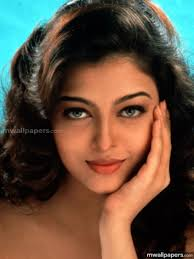
#> input picture ash_image.jpg, 194 x 259 px, found by its file name
$ jupyter execute --allow-errors openCV_practice.ipynb   (shell and % lines are left out)
#> lines starting #> are read from the running program, lines starting #| are printed output that depends on the picture; after the words box and inside, x2 and y2 are one past the last pixel; in counts of white or black regions, pixels touching at a corner belong together
**OpenCV-Python** is a library of Python bindings designed to solve computer vision problems. In this project, OpenCV is used for image classification.

### Imported necessary libraries

[cell 1]
import cv2 # importing openCV
import pandas as pd
import numpy as np
import matplotlib.pyplot as plt
import shutil  #This module contains functions for operating on files

### Loaded and displayed  image with OpenCV

[cell 2]
image=cv2.imread("ash_image.jpg") #Loaded image
#> image is the input picture: shape (259, 194, 3); mean B, G, R 63.6, 80, 99.6


#resize image
#resized_img=cv2.resize(img,(300,200))

#resized image
resized_img=cv2.resize(image,(int(image.shape[1]/2),int(image.shape[1]/2)))
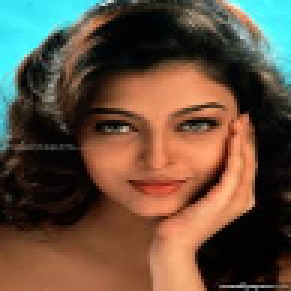
#> resized_img: shape (97, 97, 3) (shown 3 times larger); mean B, G, R 63.5, 79.9, 99.5
plt.imshow(resized_img)

###   Loaded harcascade xml files for face and eye detection

[cell 3]
#loaded face detected harcascade classifier.
face_cascade = cv2.CascadeClassifier('C:/Users/moush/Desktop/data_science_projects/haarcascade_frontalface_default.xml')

[cell 4]
gray_img = cv2.cvtColor(image, cv2.COLOR_BGR2GRAY) #changed the image color to gray
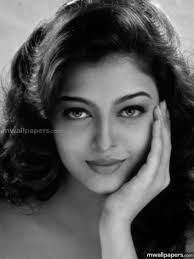
#> gray_img: shape (259, 194); min 0, max 248, mean 84
gray_img.shape
#> Out = (259, 194)

[cell 5]
plt.imshow(gray_img, cmap='gray') # gray version of original image

### Face detection

[cell 6]
faces = face_cascade.detectMultiScale(gray_img, 1.3, 5)
#> faces = [[40, 63, 133, 133]]
faces
#> Out = [[40, 63, 133, 133]]

[cell 7]
(x,y,w,h) = faces[0]
#> x = 40; y = 63; w = 133; h = 133
x,y,w,h
#> Out = (40, 63, 133, 133)

#> (a cell that did not finish here is left out)

[cell 9]
#loaded eye detected harcascade classifier.
eye_cascade = cv2.CascadeClassifier('C:/Users/moush/Desktop/data_science_projects/haarcascade_eye.xml')

### Face and eye detection

[cell 10]
cv2.destroyAllWindows()
for (x,y,w,h) in faces:
    face_img = cv2.rectangle(image,(x,y),(x+w,y+h),(255,0,0),2)
    roi_gray = gray_img[y:y+h, x:x+w]
    roi_color = face_img[y:y+h, x:x+w]
    eyes = eye_cascade.detectMultiScale(roi_gray)
    for (ex,ey,ew,eh) in eyes:
        cv2.rectangle(roi_color,(ex,ey),(ex+ew,ey+eh),(0,255,0),2)
#> this loop made 1 pass
#> (x, y, w, h, eyes) on pass 1: (40, 63, 133, 133, [[72, 31, 34, 34], [20, 35, 29, 29]])
#> pass 1, `face_img = cv2.rectangle(image,(x,y),(x+w,y+h),(255,0,0),2)`:
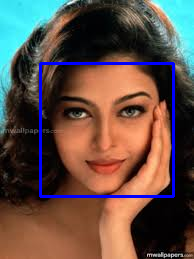
#> face_img: shape (259, 194, 3); mean B, G, R 70.8, 78.8, 97.7
#> pass 1, `roi_gray = gray_img[y:y+h, x:x+w]`:
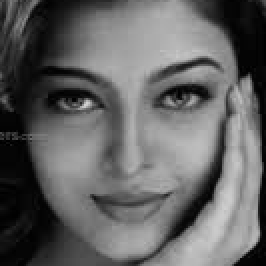
#> roi_gray: shape (133, 133) (shown 2 times larger); min 0, max 210, mean 99
#> pass 1, `roi_color = face_img[y:y+h, x:x+w]`:
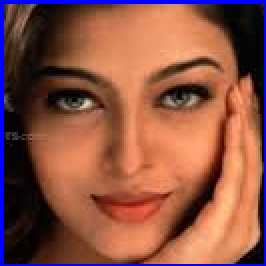
#> roi_color: shape (133, 133, 3) (shown 2 times larger); mean B, G, R 68.1, 83.1, 139.6
#> after the loop:
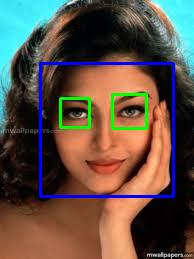
#> image: shape (259, 194, 3); 4.66% of pixels changed, all inside (x1, y1, x2, y2) = (39, 62, 175, 198)
#> after the loop:
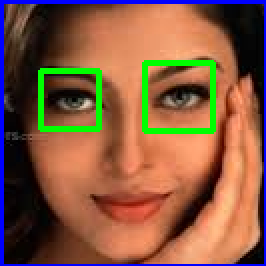
#> roi_color: shape (133, 133, 3) (shown 2 times larger); 4.23% of pixels changed, all inside (x1, y1, x2, y2) = (19, 30, 108, 67)


plt.figure()
plt.imshow(face_img, cmap='gray')
plt.show()

[cell 11]
plt.imshow(roi_color, cmap='gray')

[cell 12]
# This function will detect and return cropped image with atleast 2 eyes. If eyes are not visible clearly function will return none.
def get_cropped_image_if_2_eyes(image_path):
#> called with image_path = 'ash_image.jpg'
    img = cv2.imread(image_path)
    gray = cv2.cvtColor(img, cv2.COLOR_BGR2GRAY)
    faces = face_cascade.detectMultiScale(gray, 1.3, 5)
#> faces = [[40, 63, 133, 133]]
    for (x,y,w,h) in faces:
        roi_gray = gray[y:y+h, x:x+w]
        roi_color = img[y:y+h, x:x+w]
        eyes = eye_cascade.detectMultiScale(roi_gray)
        if len(eyes) >= 2:
            return roi_color
#> this loop made 1 pass
#> pass 1, in get_cropped_image_if_2_eyes, `roi_color = img[y:y+h, x:x+w]`:
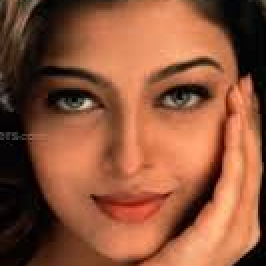
#> roi_color: shape (133, 133, 3) (shown 2 times larger); mean B, G, R 58, 84.9, 142.3

$ run again, with test_image.jpg copied over ash_image.jpg
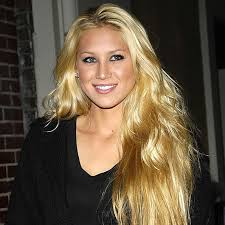
#> input picture test_image.jpg, 225 x 225 px, found by its file name
#> image is the input picture: shape (225, 225, 3); mean B, G, R 62.7, 82.9, 97.8
#> `faces = face_cascade.detectMultiScale(gray_img, 1.3, 5)`: faces = [[67, 31, 76, 76]]
#> `(x,y,w,h) = faces[0]`: x = 67; y = 31; w = 76
#> `x,y,w,h`: Out = (67, 31, 76, 76)
#> the loop `for (x,y,w,h) in faces:` made 1 pass
#> (x, y, w, h, eyes) on pass 1: (67, 31, 76, 76, [[39, 15, 23, 23], [9, 17, 23, 23]])
#> after the loop `for (x,y,w,h) in faces:`:
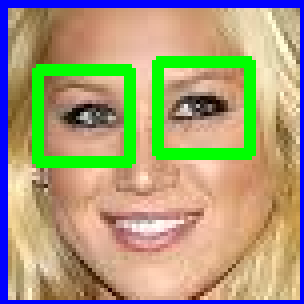
#> roi_color: shape (76, 76, 3) (shown 4 times larger); mean B, G, R 123.8, 156.6, 166
#> in get_cropped_image_if_2_eyes, `faces = face_cascade.detectMultiScale(gray, 1.3, 5)`: faces = [[67, 31, 76, 76]]
#> the loop in get_cropped_image_if_2_eyes, `for (x,y,w,h) in faces:` made 1 pass
#> pass 1, in get_cropped_image_if_2_eyes, `roi_color = img[y:y+h, x:x+w]`:
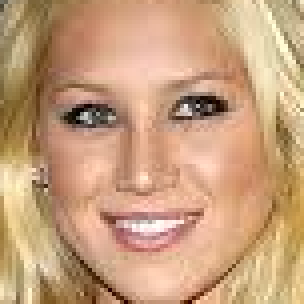
#> roi_color: shape (76, 76, 3) (shown 4 times larger); mean B, G, R 124.2, 159.1, 199.4
